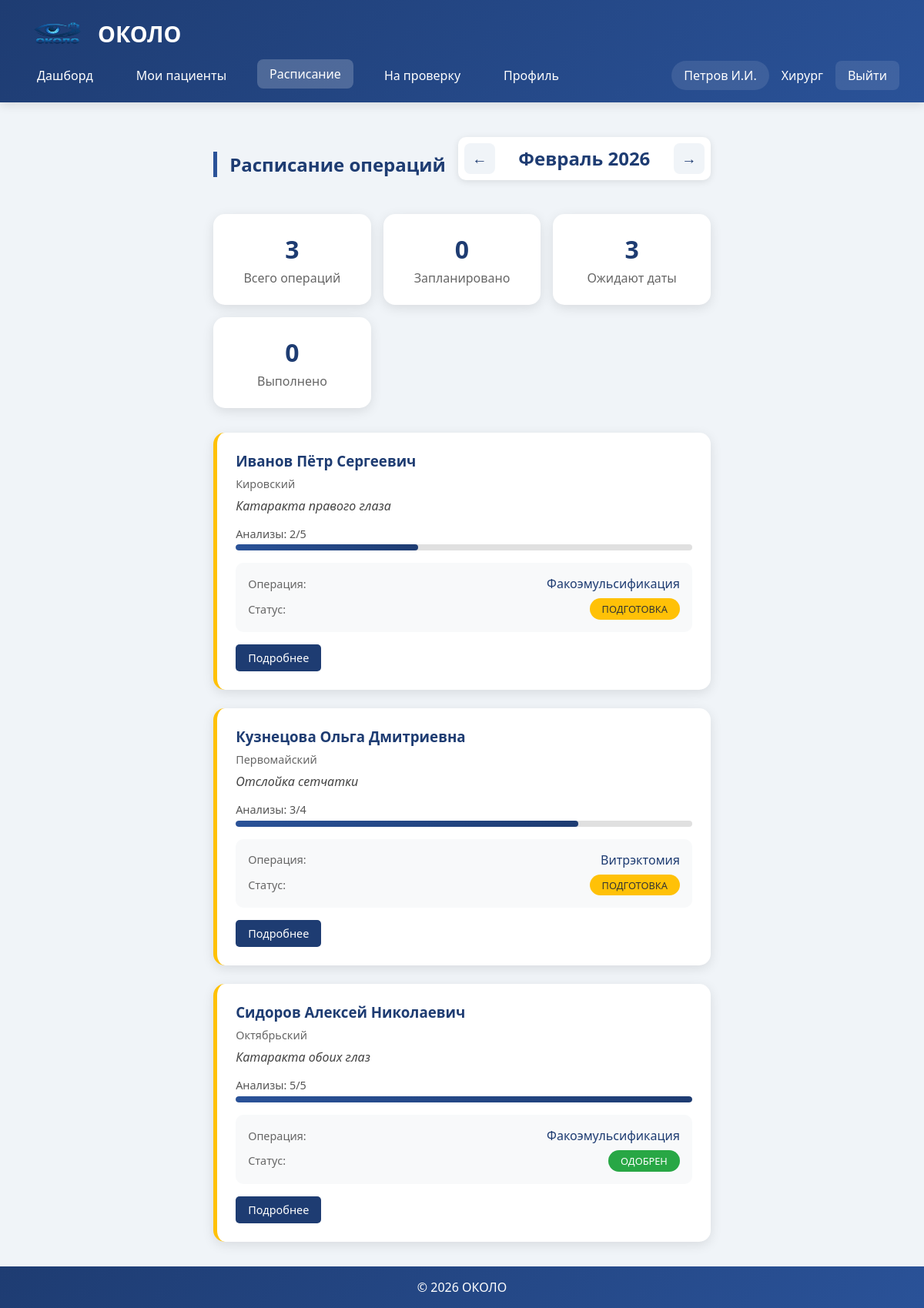
The app's page /schedule.php (signed in) with its own data.
### tables this page shows
CREATE TABLE surgeries (
    id INT AUTO_INCREMENT PRIMARY KEY,
    patient_id INT NOT NULL,
    disease_id INT,
    surgery_type VARCHAR(255),
    status ENUM('new', 'preparation', 'review', 'approved', 'rejected') DEFAULT 'new',
    surgery_date DATE,
    notes TEXT,
    created_at TIMESTAMP DEFAULT CURRENT_TIMESTAMP,
    FOREIGN KEY (patient_id) REFERENCES patients(id) ON DELETE CASCADE,
    FOREIGN KEY (disease_id) REFERENCES diseases(id) ON DELETE SET NULL
);

CREATE TABLE diseases (
    id INT AUTO_INCREMENT PRIMARY KEY,
    name VARCHAR(255) NOT NULL,
    description TEXT
);

### schedule.php (the view, shortened to what this page needs)
<?php
require_once 'includes/auth.php';
$role = $_SESSION['role'];
$full_name = $_SESSION['full_name'];
$user_id = $_SESSION['user_id'];
$month = isset($_GET['month']) ? (int)$_GET['month'] : (int)date('m');
$year = isset($_GET['year']) ? (int)$_GET['year'] : (int)date('Y');
$months = [
    1 => 'Январь',
    2 => 'Февраль',
    3 => 'Март',
    4 => 'Апрель',
    5 => 'Май',
    6 => 'Июнь',
    7 => 'Июль',
    8 => 'Август',
    9 => 'Сентябрь',
    10 => 'Октябрь',
    11 => 'Ноябрь',
    12 => 'Декабрь'
];
if ($role === 'patient') {
    $stmt = $pdo->prepare("
        SELECT s.*, u.full_name as patient_name, d.name as diagnosis,
            (SELECT COUNT(*) FROM tests WHERE surgery_id = s.id AND status = 'uploaded') as tests_completed,
            (SELECT COUNT(*) FROM tests WHERE surgery_id = s.id) as tests_total,
            doc.full_name as doctor_name,
            surg.full_name as surgeon_name
        FROM surgeries s
        JOIN patients p ON s.patient_id = p.id
        JOIN users u ON p.user_id = u.id
        JOIN diseases d ON s.disease_id = d.id
        LEFT JOIN users doc ON p.doctor_id = doc.id
        LEFT JOIN users surg ON p.surgeon_id = surg.id
        WHERE p.user_id = ?
        ORDER BY
            CASE WHEN s.surgery_date IS NULL THEN 1 ELSE 0 END,
            s.surgery_date ASC,
            s.created_at DESC
    ");
    $stmt->execute([$user_id]);
} elseif ($role === 'surgeon') {
    $stmt = $pdo->prepare("
        SELECT s.*, u.full_name as patient_name, u.district, d.name as diagnosis,
            (SELECT COUNT(*) FROM tests WHERE surgery_id = s.id AND status = 'uploaded') as tests_completed,
            (SELECT COUNT(*) FROM tests WHERE surgery_id = s.id) as tests_total,
            doc.full_name as doctor_name
        FROM surgeries s
        JOIN patients p ON s.patient_id = p.id
        JOIN users u ON p.user_id = u.id
        JOIN diseases d ON s.disease_id = d.id
        LEFT JOIN users doc ON p.doctor_id = doc.id
        ORDER BY
            CASE WHEN s.surgery_date IS NULL THEN 1 ELSE 0 END,
            s.surgery_date ASC,
            s.created_at DESC
    ");
    $stmt->execute();
}
$surgeries = $stmt->fetchAll();
$stats = [
    'total' => count($surgeries),
    'scheduled' => 0,
    'completed' => 0,
    'pending' => 0
];
foreach ($surgeries as $s) {
    if ($s['surgery_date']) {
        $stats['scheduled']++;
        if ($s['surgery_date'] < date('Y-m-d')) {
            $stats['completed']++;
        }
    } else {
        $stats['pending']++;
    }
}
?>
<!DOCTYPE html>
<html lang="ru">
<head>
    <link rel="stylesheet" href="assets/css/style.css">
</head>
<body>
    <header>
        <div class="logo">
            <img src="assets/img/logo.png" alt="ОКОЛО" width="85" height="55">
            ОКОЛО
        </div>
        <nav>
            <div class="nav-links">
                <?php if ($role === 'patient'): ?>
                    <a href="dashboard.php" class="<?php echo basename($_SERVER['PHP_SELF']) == 'dashboard.php' ? 'active' : ''; ?>">Дашборд</a>
                <?php elseif ($role === 'surgeon'): ?>
                    <a href="dashboard.php" class="<?php echo basename($_SERVER['PHP_SELF']) == 'dashboard.php' ? 'active' : ''; ?>">Дашборд</a>
                    <a href="patients.php" class="<?php echo basename($_SERVER['PHP_SELF']) == 'patients.php' ? 'active' : ''; ?>">Мои пациенты</a>
                    <a href="schedule.php" class="<?php echo basename($_SERVER['PHP_SELF']) == 'schedule.php' ? 'active' : ''; ?>">Расписание</a>
                    <a href="review.php" class="<?php echo basename($_SERVER['PHP_SELF']) == 'review.php' ? 'active' : ''; ?>">На проверку</a>
                    <a href="profile.php" class="<?php echo basename($_SERVER['PHP_SELF']) == 'profile.php' ? 'active' : ''; ?>">Профиль</a>
                <?php endif; ?>
            </div>
            <div class="user-info">
                <span class="user-name"><?php echo htmlspecialchars($full_name); ?></span>
                <span class="role-badge">
                    <?php
                    $roles = [
                        'patient' => 'Пациент',
                        'ophthalmologist' => 'Офтальмолог',
                        'surgeon' => 'Хирург'
                    ];
                    echo $roles[$role] ?? $role;
                    ?>
                </span>
                <a href="logout.php" class="logout-btn">Выйти</a>
            </div>
        </nav>
    </header>
    <main class="container">
        <div class="schedule-header">
            <h1 class="section-title">Расписание операций</h1>
            <div class="month-navigation">
                <button class="month-nav-btn" onclick="changeMonth(-1)">←</button>
                <span class="current-month"><?php echo $months[$month] . ' ' . $year; ?></span>
                <button class="month-nav-btn" onclick="changeMonth(1)">→</button>
            </div>
        </div>
        <div class="schedule-stats">
            <div class="schedule-stat-card">
                <div class="schedule-stat-value"><?php echo $stats['total']; ?></div>
                <div class="schedule-stat-label">Всего операций</div>
            </div>
            <div class="schedule-stat-card">
                <div class="schedule-stat-value"><?php echo $stats['scheduled']; ?></div>
                <div class="schedule-stat-label">Запланировано</div>
            </div>
            <div class="schedule-stat-card">
                <div class="schedule-stat-value"><?php echo $stats['pending']; ?></div>
                <div class="schedule-stat-label">Ожидают даты</div>
            </div>
            <div class="schedule-stat-card">
                <div class="schedule-stat-value"><?php echo $stats['completed']; ?></div>
                <div class="schedule-stat-label">Выполнено</div>
            </div>
        </div>
        <div class="schedule-grid">
            <?php if (empty($surgeries)): ?>
                <div class="empty-schedule">
                    <h3>Нет запланированных операций</h3>
                    <p>В данном периоде нет операций для отображения</p>
                </div>
            <?php else: ?>
                <?php foreach ($surgeries as $surgery):
                    $cardClass = $surgery['surgery_date'] ?
                        ($surgery['surgery_date'] < date('Y-m-d') ? 'completed' : 'scheduled') :
                        'pending';
                ?>
                <div class="schedule-card <?php echo $cardClass; ?>">
                    <h3><?php echo htmlspecialchars($surgery['patient_name']); ?></h3>
                    <?php if (isset($surgery['district'])): ?>
                    <div class="schedule-district">
                        <?php echo htmlspecialchars($surgery['district']); ?>
                    </div>
                    <?php endif; ?>
                    <div class="schedule-diagnosis">
                        <?php echo htmlspecialchars($surgery['diagnosis']); ?>
                    </div>
                    <?php if ($surgery['tests_total'] > 0): ?>
                    <div class="analysis-progress">
                        <div class="progress-label">
                            <span>Анализы: <?php echo $surgery['tests_completed']; ?>/<?php echo $surgery['tests_total']; ?></span>
                        </div>
                        <div class="progress-bar">
                            <div class="progress-fill" style="width: <?php echo ($surgery['tests_completed'] / $surgery['tests_total']) * 100; ?>%"></div>
                        </div>
                    </div>
                    <?php endif; ?>
                    <div class="schedule-details">
                        <div class="schedule-detail-item">
                            <span class="detail-label">Операция:</span>
                            <span class="detail-value"><?php echo htmlspecialchars($surgery['surgery_type']); ?></span>
                        </div>
                        <div class="schedule-detail-item">
                            <span class="detail-label">Статус:</span>
                            <span class="detail-value">
                                <span class="status-badge status-<?php echo $surgery['status']; ?>">
                                    <?php
                                    $statuses = [
                                        'new' => 'Новый',
                                        'preparation' => 'Подготовка',
                                        'review' => 'Проверка',
                                        'approved' => 'Одобрен',
                                        'rejected' => 'Отклонен'
                                    ];
                                    echo $statuses[$surgery['status']] ?? $surgery['status'];
                                    ?>
                                </span>
                            </span>
                        </div>
                    </div>
                    <?php if ($role !== 'patient'): ?>
                    <div style="margin-top: 1rem;">
                        <a href="patient_detail.php?id=<?php echo $surgery['patient_id']; ?>" class="btn-small">Подробнее</a>
                    </div>
                    <?php endif; ?>
                </div>
                <?php endforeach; ?>
            <?php endif; ?>
        </div>
    </main>
    <footer>
        <p>&copy; 2026 ОКОЛО</p>
    </footer>
</body>
</html>

### assets/css/style.css (style rules this page uses)
* { margin: 0; padding: 0; box-sizing: border-box; font-family: 'Segoe UI', Tahoma, Geneva, Verdana, sans-serif; }
body { background-color: #f0f4f8; min-height: 100vh; display: flex; flex-direction: column; }
header { background: linear-gradient(135deg, #1e3c72 0%, #2a5298 100%); color: white; padding: 1rem 2rem; box-shadow: 0 4px 12px rgba(0,0,0,0.1); }
.logo { font-size: 1.8rem; font-weight: bold; display: flex; align-items: center; gap: 10px; }
nav { display: flex; justify-content: space-between; align-items: center; margin-top: 0.5rem; }
.nav-links { display: flex; gap: 1.5rem; }
.nav-links a { color: white; text-decoration: none; padding: 0.5rem 1rem; border-radius: 8px; transition: all 0.3s ease; font-weight: 500; }
.nav-links a:hover, .nav-links a.active { background: rgba(255,255,255,0.2); transform: translateY(-2px); }
.user-info { display: flex; align-items: center; gap: 1rem; }
.user-name { font-weight: 500; background: rgba(255,255,255,0.1); padding: 0.5rem 1rem; border-radius: 30px; }
.logout-btn { background: rgba(255,255,255,0.1); color: white; border: none; padding: 0.5rem 1rem; border-radius: 8px; cursor: pointer; transition: all 0.3s ease; text-decoration: none; }
.container { max-width: 1400px; margin: 2rem auto; padding: 0 2rem; flex: 1; }
.section-title { color: #1e3c72; margin: 2rem 0 1rem; font-size: 1.5rem; border-left: 5px solid #2a5298; padding-left: 1rem; }
.analysis-progress { margin: 1rem 0; }
.progress-label { display: flex; justify-content: space-between; margin-bottom: 0.3rem; color: #555; font-size: 0.9rem; }
.progress-bar { height: 8px; background: #e0e0e0; border-radius: 10px; overflow: hidden; }
.progress-fill { height: 100%; background: linear-gradient(90deg, #2a5298, #1e3c72); border-radius: 10px; transition: width 0.3s ease; width: 0%; }
.status-badge { display: inline-block; padding: 0.3rem 1rem; border-radius: 20px; font-size: 0.8rem; font-weight: 500; text-transform: uppercase; }
.status-preparation { background: #ffc107; color: #333; }
.status-approved { background: #28a745; color: white; }
.btn-small { padding: 0.4rem 1rem; font-size: 0.9rem; width: auto; }
footer { background: linear-gradient(135deg, #1e3c72 0%, #2a5298 100%); color: white; text-align: center; padding: 1rem; margin-top: auto; }

### schedule.php (style rules this page uses)
.schedule-header { display: flex; justify-content: space-between; align-items: center; margin-bottom: 2rem; flex-wrap: wrap; gap: 1rem; }
.month-navigation { display: flex; align-items: center; gap: 1rem; background: white; padding: 0.5rem; border-radius: 10px; box-shadow: 0 2px 10px rgba(0,0,0,0.1); }
.month-nav-btn { background: #f0f4f8; border: none; width: 40px; height: 40px; border-radius: 8px; cursor: pointer; font-size: 1.2rem; color: #1e3c72; transition: all 0.3s ease; }
.current-month { font-size: 1.5rem; font-weight: bold; color: #1e3c72; min-width: 200px; text-align: center; }
.schedule-stats { display: grid; grid-template-columns: repeat(auto-fit, minmax(150px, 1fr)); gap: 1rem; margin-bottom: 2rem; }
.schedule-stat-card { background: white; padding: 1.5rem; border-radius: 15px; box-shadow: 0 4px 15px rgba(0,0,0,0.1); text-align: center; }
.schedule-stat-value { font-size: 2rem; font-weight: bold; color: #1e3c72; }
.schedule-stat-label { color: #666; margin-top: 0.3rem; }
.schedule-grid { display: grid; grid-template-columns: repeat(auto-fill, minmax(350px, 1fr)); gap: 1.5rem; margin-top: 2rem; }
.schedule-card { background: white; border-radius: 15px; padding: 1.5rem; box-shadow: 0 4px 15px rgba(0,0,0,0.1); transition: all 0.3s ease; position: relative; overflow: hidden; }
.schedule-card.pending { border-left: 5px solid #ffc107; }
.schedule-card h3 { color: #1e3c72; margin-bottom: 0.5rem; padding-right: 100px; }
.schedule-district { color: #666; font-size: 0.9rem; margin-bottom: 0.5rem; }
.schedule-diagnosis { color: #444; margin-bottom: 1rem; font-style: italic; }
.schedule-details { display: flex; flex-direction: column; gap: 0.5rem; margin: 1rem 0; padding: 1rem; background: #f8f9fa; border-radius: 10px; }
.schedule-detail-item { display: flex; justify-content: space-between; align-items: center; }
.detail-label { color: #666; font-size: 0.9rem; }
.detail-value { color: #1e3c72; font-weight: 500; }
.btn-small { display: inline-block; padding: 0.5rem 1rem; background: #1e3c72; color: white; text-decoration: none; border-radius: 5px; font-size: 0.9rem; transition: all 0.3s ease; }

### records on screen
surgeries: patient_name "Иванов Пётр Сергеевич", district "Кировский", disease.name "Катаракта правого глаза", tests_completed "2", tests_total "5", surgery_type "Факоэмульсификация", status "ПОДГОТОВКА"
surgeries: patient_name "Кузнецова Ольга Дмитриевна", district "Первомайский", disease.name "Отслойка сетчатки", tests_completed "3", tests_total "4", surgery_type "Витрэктомия", status "ПОДГОТОВКА"
surgeries: patient_name "Сидоров Алексей Николаевич", district "Октябрьский", disease.name "Катаракта обоих глаз", tests_completed "5", tests_total "5", surgery_type "Факоэмульсификация", status "ОДОБРЕН"

### other values on screen
$full_name "Петров И.И."
$roles[$role] "Хирург"
$months[$month] "Февраль"
$year "2026"
$stats['total'] "3"
$stats['scheduled'] "0"
$stats['pending'] "3"
$stats['completed'] "0"
